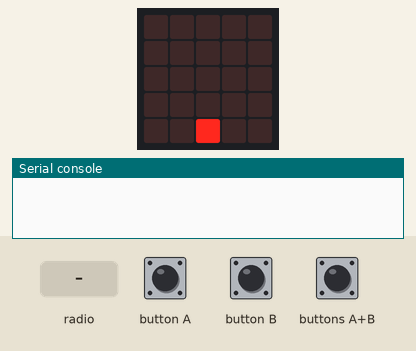
A program run on a simulated BBC micro:bit (MakeCode). On the bench: the board's 5×5 LED display, the last lines printed to the serial console. Inputs (shaded band) come from the test bench. No radio messages arrive unless stated (any console line starting 'radio sent:' is added by the test bench).

Above: at 1.2 s.
1.3 s: buttons A+B pressed for 0.15 s
At 1.5 s:
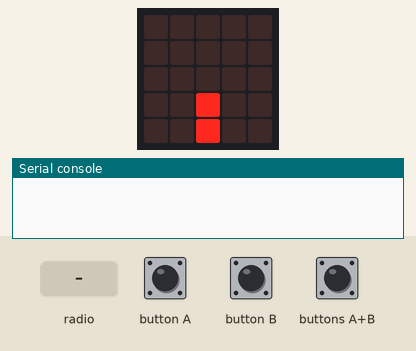
2.0 s: radio message "oh no" arrives
At 3.0 s:
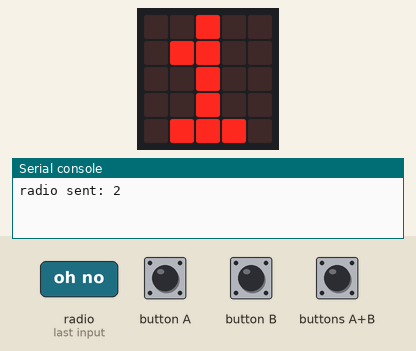
4.7 s: button A pressed for 0.15 s
At 6.0 s:
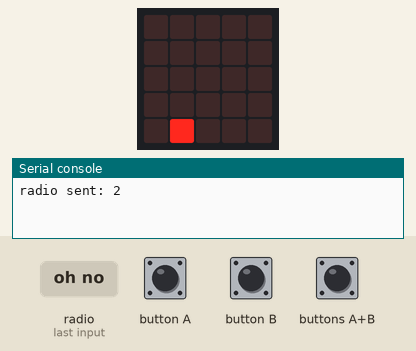
6.3 s: radio message "1" arrives
At 6.35 s:
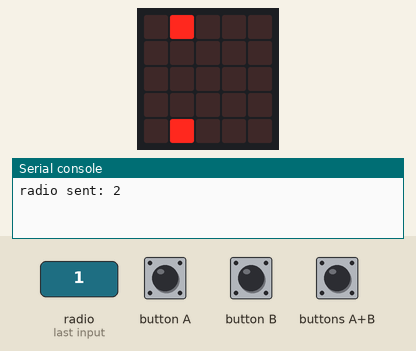
8.2 s: button B pressed for 0.15 s
At 8.8 s:
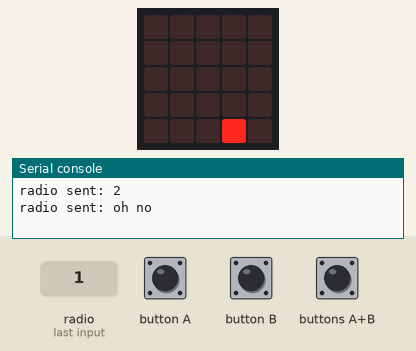
9.8 s: buttons A+B pressed for 1 s
At 10.85 s:
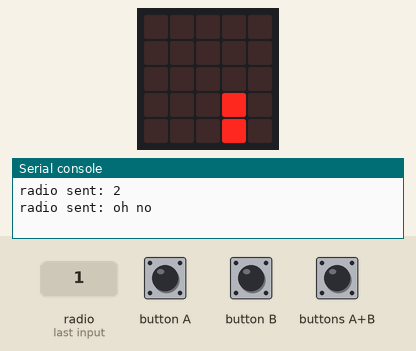
Timing chart, 0 to 12.4 s (numbered marks = the images above; inputs shaded):
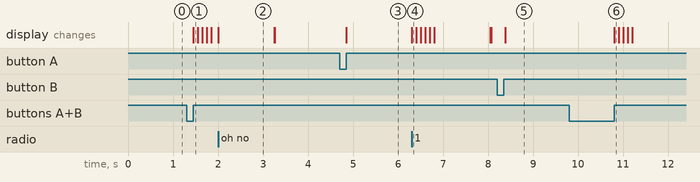

Measured:
- after the input at 1.3 s, the display: changes after 0.15 s (image 1)
- after the input at 2.0 s, the display: changes at once (image 2)
- after the input at 4.7 s, the display: changes after 0.15 s (image 3)
- after the input at 6.3 s, the display: changes at once (image 4)
- after the input at 8.2 s, the display: changes after 0.19 s (image 5)
- after the input at 9.8 s, the display: changes after 1.0 s (image 6)
- what the display in image 2 shows lasts 1.3 s, from 2.0 s to 3.3 s

The program:

main.ts
```typescript
radio.onReceivedNumber(function (receivedNumber) {
    for (let index = 0; index <= 4; index++) {
        led.plot(receivedNumber, index)
        basic.pause(100)
        led.unplot(receivedNumber, index)
    }
    if (x == receivedNumber) {
        radio.sendString("oh no")
        basic.showNumber(分數)
        basic.pause(500)
        x = 2
        led.stopAnimation()
        led.enable(true)
    }
})
input.onButtonPressed(Button.A, function () {
    if (x > 0) {
        led.unplot(x, 4)
        x += -1
        led.plot(x, 4)
    }
})
input.onButtonPressed(Button.AB, function () {
    x_bullet = x
    for (let index = 0; index <= 3; index++) {
        led.plot(x_bullet, 3 - index)
        basic.pause(100)
        led.unplot(x_bullet, 3 - index)
    }
    radio.sendNumber(x_bullet)
})
radio.onReceivedString(function (receivedString) {
    分數 += 1
    basic.showNumber(分數)
    basic.pause(500)
    x = 2
    led.stopAnimation()
    led.enable(true)
})
input.onButtonPressed(Button.B, function () {
    if (x < 4) {
        led.unplot(x, 4)
        x += 1
        led.plot(x, 4)
    }
})
let x_bullet = 0
let 分數 = 0
let x = 0
radio.setGroup(121)
x = 2
分數 = 0
basic.forever(function () {
    led.plot(x, 4)
})
```

test.ts
```typescript
// 在這裡測試；當此封包作為擴充功能時，將不會編譯此內容。
```
